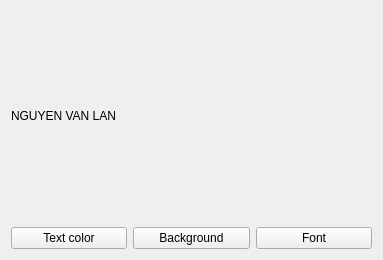
<?xml version="1.0" encoding="UTF-8"?>
<ui version="4.0">
 <class>Widget</class>
 <widget class="QWidget" name="Widget">
  <property name="geometry">
   <rect>
    <x>0</x>
    <y>0</y>
    <width>383</width>
    <height>260</height>
   </rect>
  </property>
  <property name="windowTitle">
   <string>Widget</string>
  </property>
  <layout class="QVBoxLayout" name="verticalLayout">
   <item>
    <widget class="QLabel" name="label">
     <property name="text">
      <string>NGUYEN VAN LAN</string>
     </property>
    </widget>
   </item>
   <item>
    <layout class="QHBoxLayout" name="horizontalLayout">
     <item>
      <widget class="QPushButton" name="textColorButton">
       <property name="text">
        <string>Text color</string>
       </property>
      </widget>
     </item>
     <item>
      <widget class="QPushButton" name="backGroundButton">
       <property name="text">
        <string>Background</string>
       </property>
      </widget>
     </item>
     <item>
      <widget class="QPushButton" name="fontButton">
       <property name="text">
        <string>Font</string>
       </property>
      </widget>
     </item>
    </layout>
   </item>
  </layout>
 </widget>
 <resources/>
 <connections/>
</ui>
